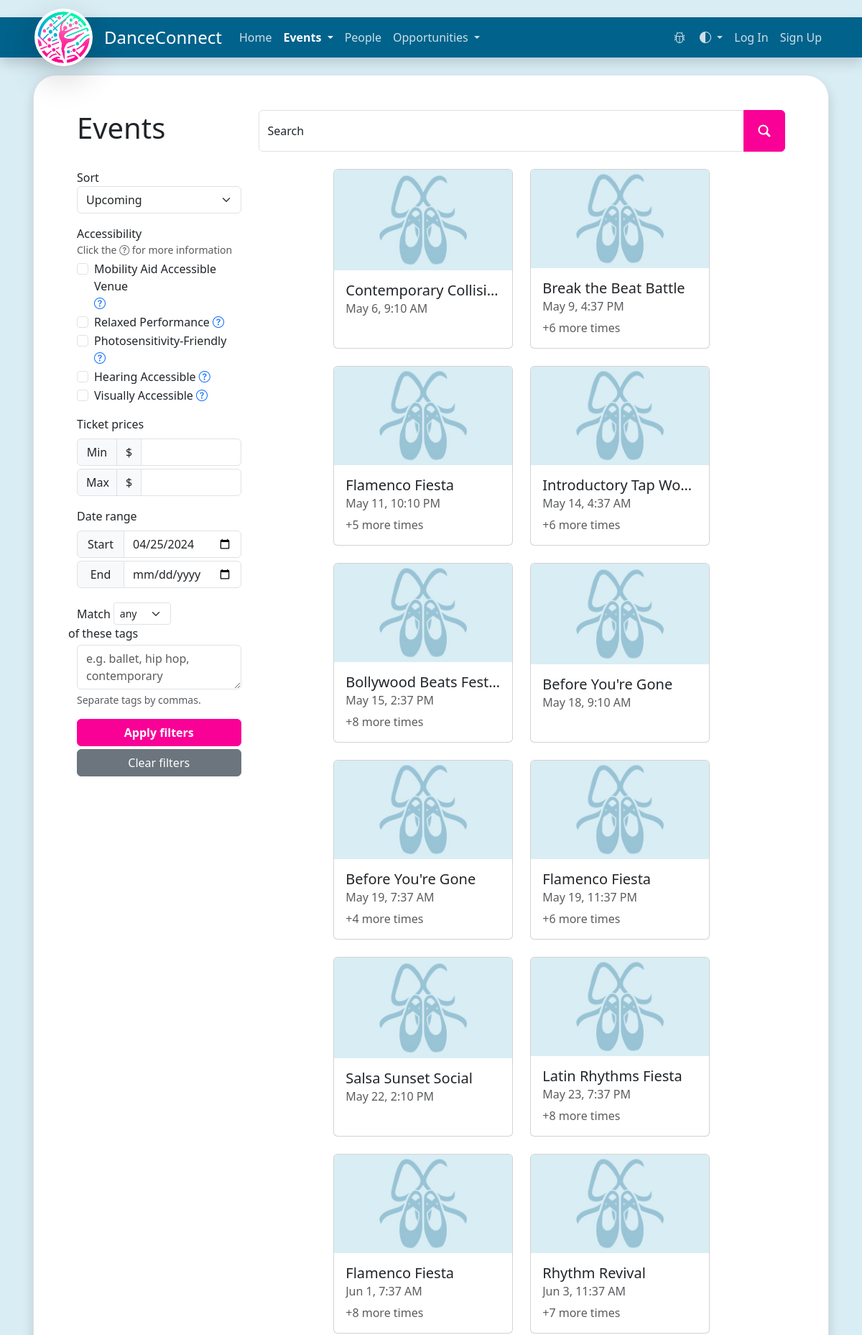
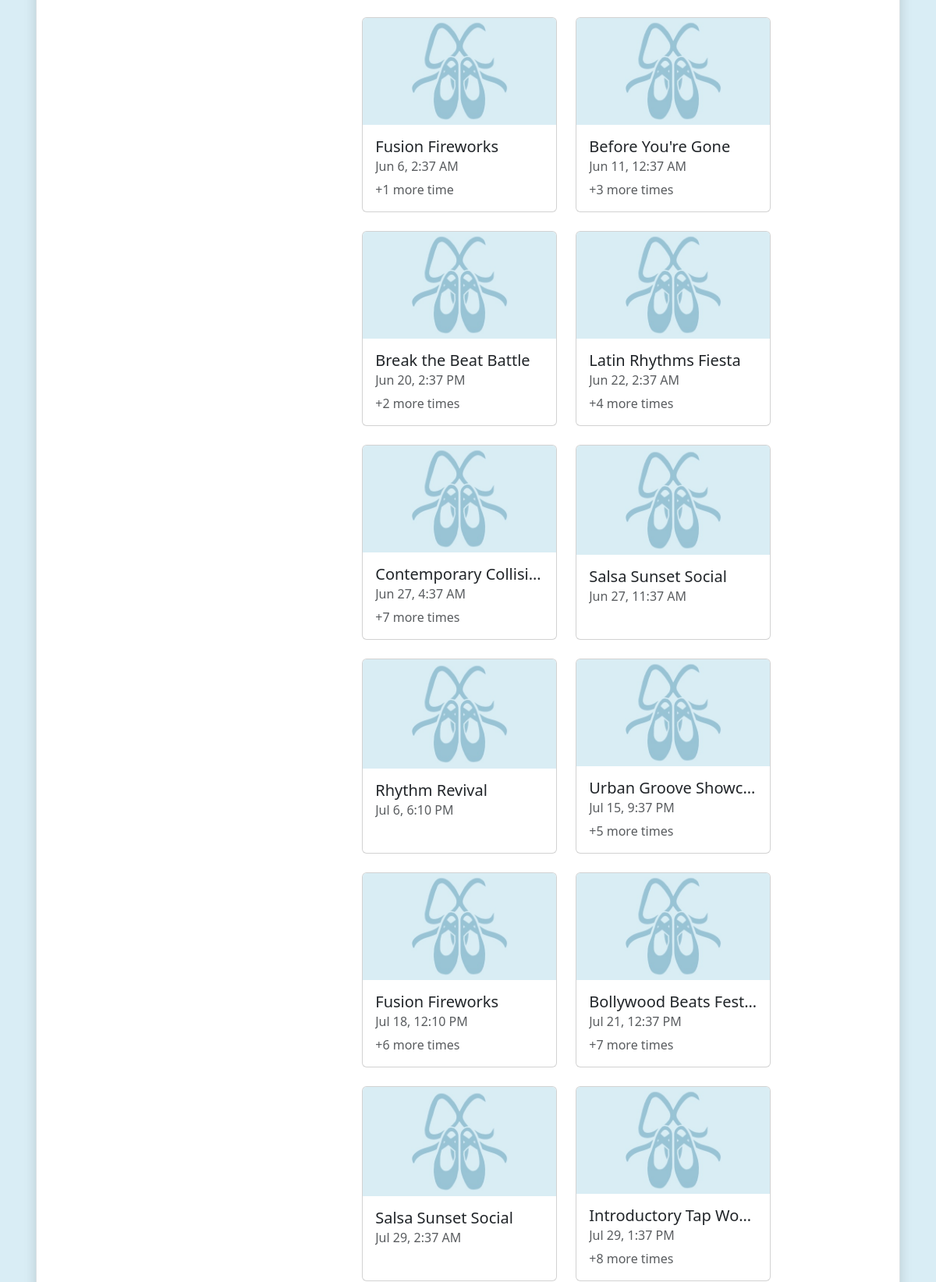
Screenshot of /events/ (upper part) with the database file from the repository (2 pictures, top to bottom).
### website/models/event/event.py (models this page shows)
class Event(db.Model):
    __tablename__ = "events"
    id: Mapped[int] = mapped_column(Integer, primary_key=True, nullable=False)
    organizer_id: Mapped[int] = mapped_column(
        Integer, ForeignKey('users.id'), nullable=False)
    organizer: Mapped["User"] = relationship(
        "User", back_populates="events_organized")
    title: Mapped[str]
    description: Mapped[str]
    url: Mapped[str]
    tags: Mapped[List['EventTag']] = relationship(
        'EventTag', secondary="event_tag_relationships", back_populates='events', cascade="all, delete")
    venue_name: Mapped[str]
    venue_address: Mapped[str]
    venue_is_mobility_aid_accessible: Mapped[bool] = mapped_column(Boolean)
    accessibility_notes: Mapped[str]
    min_ticket_price: Mapped[Optional[float]]
    max_ticket_price: Mapped[Optional[float]]
    occurrences: Mapped[List['EventOccurrence']] = relationship(
        'EventOccurrence', back_populates='event', order_by="asc(EventOccurrence.start_time)", cascade="all, delete-orphan")
    contributors: Mapped[List['User']] = relationship(
        'User', secondary="event_contributors", back_populates="events_contributed", viewonly=True)
    contributor_association: Mapped[List['EventContributor']] = relationship(
        'EventContributor', back_populates='event', cascade="all, delete-orphan")
    request_notifications: Mapped[List['EventRequestNotification']] = relationship(
        'EventRequestNotification', back_populates="event", cascade="all, delete-orphan")
    @hybrid_property
    def next_occurrence(self) -> Optional[EventOccurrence]:
        chronological_list = self.occurrences
        chronological_list.sort(
            key=lambda occurrence: occurrence.start_time)
        for occurrence in chronological_list:
            if occurrence.start_time > datetime.now():
                return occurrence
        return None

### website/routes/ui/events.py (the view)
@events.route('/', methods=['GET', 'POST'])
def events_list(calendar_view: bool = False):
    filters = EventFilterForm()
    if request.method == "POST":
        search = request.form.get("search") or ""
        filters.search.default = search
        if request.form.get("clear_filters") is None:
            sort = request.form.get("sort") or "upcoming"
            filters.sort.default = sort
            venue_is_mobility_aid_accessible = request.form.get(
                "venue_is_mobility_aid_accessible")
            if request.form.get("venue_is_mobility_aid_accessible") is not None:
                filters.venue_is_mobility_aid_accessible.default = venue_is_mobility_aid_accessible
            venue_is_mobility_aid_accessible = bool(
                venue_is_mobility_aid_accessible or False)
            is_relaxed_performance = request.form.get("is_relaxed_performance")
            if is_relaxed_performance is not None:
                filters.is_relaxed_performance.default = is_relaxed_performance
            is_relaxed_performance = bool(is_relaxed_performance or False)
            is_photosensitivity_friendly = request.form.get(
                "is_photosensitivity_friendly")
            if is_photosensitivity_friendly is not None:
                filters.is_photosensitivity_friendly.default = is_photosensitivity_friendly
            is_photosensitivity_friendly = bool(
                is_photosensitivity_friendly or False)
            is_hearing_accessible = request.form.get("is_hearing_accessible")
            if is_hearing_accessible is not None:
                filters.is_hearing_accessible.default = is_hearing_accessible
            is_hearing_accessible = bool(is_hearing_accessible or False)
            is_visually_accessible = request.form.get("is_visually_accessible")
            if is_visually_accessible is not None:
                filters.is_visually_accessible.default = is_visually_accessible
            is_visually_accessible = bool(is_visually_accessible or False)
            min_ticket_price = request.form.get("min_ticket_price")
            filters.min_ticket_price.default = min_ticket_price
            try:
                min_ticket_price = float(min_ticket_price)
            except Exception:
                min_ticket_price = None
            max_ticket_price = request.form.get("max_ticket_price")
            filters.max_ticket_price.default = max_ticket_price
            try:
                max_ticket_price = float(max_ticket_price)
            except Exception:
                max_ticket_price = None
            start_date = request.form.get("start_date")
            filters.start_date.default = start_date
            try:
                start_date = datetime.strptime(
                    f"{start_date} 00:00:00", "%Y-%m-%d %H:%M:%S")
            except Exception:
                start_date = datetime.now()
            end_date = request.form.get("end_date")
            filters.end_date.default = end_date
            try:
                end_date = datetime.strptime(
                    f"{end_date} 23:59:59", "%Y-%m-%d %H:%M:%S")
            except Exception:
                end_date = None
            tags = request.form.get("tags")
            filters.tags.default = tags
            match_all_tags = request.form.get("match_all_tags") or "any"
            filters.match_all_tags.default = match_all_tags
            tag_list = [tag.strip() for tag in tags.split(
                ",") if tag.strip() != ""] if tags else list()
            response = search_events(
                search=search,
                sort=sort,
                venue_is_mobility_aid_accessible=venue_is_mobility_aid_accessible,
                is_relaxed_performance=is_relaxed_performance,
                is_photosensitivity_friendly=is_photosensitivity_friendly,
                is_hearing_accessible=is_hearing_accessible,
                is_visually_accessible=is_visually_accessible,
                min_ticket_price=min_ticket_price,
                max_ticket_price=max_ticket_price,
                start_date=start_date,
                end_date=end_date,
                tags=tag_list,
                match_all_tags=match_all_tags
            )
        else:
            return redirect(url_for("events.events_list"))
    else:
        response = search_events()
    events = response.get("data") or []
    if calendar_view:
        return render_template("events-calendar.html", user=current_user, events=events, filters=filters)
    return render_template("events.html", user=current_user, events=events, filters=filters)

### website/__init__.py (called while the page is built)
def json_response(status_code: int, message: str, data: Any = None):
    if status_code < 200:
        response_type = "information"
    elif status_code < 300:
        response_type = "success"
    elif status_code < 400:
        response_type = "redirect"
    else:
        response_type = "error"
    output = {
        "response_type": response_type,
        "status_code": status_code,
        "message": message,
        "data": data
    }
    return output

### website/templates/events.html (shortened to what this page needs)
{% extends "filtered-list-view.html" %}
{% block header_text %}Events{% endblock %}
{% block filters %}
<div class="form-group mb-3">
    {{ filters.sort.label() }}
    {{ filters.sort() }}
</div>
<label class="form-label mb-0">Accessibility</label>
<div class="form-text mt-0 pt-0 mb-1">Click the <i class="bi bi-question-circle" aria-label="question mark icon"></i> for more information</div>
<div class="form-group mb-3">
    <div class="form-check">
        {{ filters.venue_is_mobility_aid_accessible() }}
        {{ filters.venue_is_mobility_aid_accessible.label(class_="form-check-label") }}
        <a data-bs-content="Events with venues that are listed as being fully accessible for individuals who use mobility aids, such as wheelchairs."
            tabindex="0" title="What does this mean?" class="text-link" role="button" data-bs-toggle="popover" data-bs-trigger="focus"
            data-bs-title="Mobility Aid Accessible Venue">
            <i class="bi bi-question-circle"></i>
        </a>
    </div>
    <div class="form-check">
        {{ filters.is_relaxed_performance() }}
        {{ filters.is_relaxed_performance.label(class_="form-check-label") }}
        <a data-bs-content="<p>Relaxed performances are adapted shows for those who find standard theater settings challenging. This can include changes to lighting and audio volume, as well as relaxing theatre &quot;rules&quot;.</p><a href='https://www.sensoryfriendly.net/sensory-relaxed-performances/#What-makes-a-performance-relaxed'
                    title='What is a relaxed performance?' target='_blank' rel='noopener noreferrer'>Click here to learn more.</a>" tabindex="0"
            title="What does this mean?" class="text-link" role="button" data-bs-toggle="popover" data-bs-trigger="focus"
            data-bs-title="Relaxed Performance" data-bs-html="true">
            <i class="bi bi-question-circle"></i>
        </a>
    </div>
    <div class="form-check">
        {{ filters.is_photosensitivity_friendly() }}
        {{ filters.is_photosensitivity_friendly.label(class_="form-check-label") }}
        <a data-bs-content="Any lighting effects used during photosensitivity-friendly events should be safe for individuals who experience photosensitivity."
            tabindex="0" title="What does this mean?" class="text-link" role="button" data-bs-toggle="popover" data-bs-trigger="focus"
            data-bs-title="Photosensitivity-Friendly">
            <i class="bi bi-question-circle"></i>
        </a>
    </div>
    <div class="form-check">
        {{ filters.is_hearing_accessible() }}
        {{ filters.is_hearing_accessible.label(class_="form-check-label") }}
        <a data-bs-content="Events that are hearing accessible are, or have been modified to be, accessible for individuals who are deaf or hard of hearing."
            tabindex="0" title="What does this mean?" class="text-link" role="button" data-bs-toggle="popover" data-bs-trigger="focus"
            data-bs-title="Hearing Accessible">
            <i class="bi bi-question-circle"></i>
        </a>
    </div>
    <div class="form-check">
        {{ filters.is_visually_accessible() }}
        {{ filters.is_visually_accessible.label(class_="form-check-label") }}
        <a data-bs-content="Events that are visually accessible are, or have been modified to be, accessible for individuals who are blind or have low vision."
            tabindex="0" title="What does this mean?" class="text-link" role="button" data-bs-toggle="popover" data-bs-trigger="focus"
            data-bs-title="Visually Accessible">
            <i class="bi bi-question-circle"></i>
        </a>
    </div>
</div>
<label class="form-label">Ticket prices</label>
<div class="form-group mb-3">
    <div class="input-group mb-1">
        <span class="input-group-text">
            <div class="text-center price-prefix">Min</div>
        </span>
        <span class="input-group-text">$</span>
        {{ filters.min_ticket_price() }}
    </div>
    <div class="input-group">
        <span class="input-group-text">
            <div class="text-center price-prefix">Max</div>
        </span>
        <span class="input-group-text">$</span>
        {{ filters.max_ticket_price() }}
    </div>
</div>
<label class="form-label">Date range</label>
<div class="form-group mb-3">
    <div class="input-group mb-1">
        <span class="input-group-text">
            <div class="text-center date-prefix">Start</div>
        </span>
        {{ filters.start_date() }}
    </div>
    <div class="input-group">
        <span class="input-group-text">
            <div class="text-center date-prefix">End</div>
        </span>
        {{ filters.end_date() }}
    </div>
</div>
<div class="form-group mb-3">
    <div class="row align-items-center py-1">
        <div class="col-auto pe-0 me-1">
            <label class="form-label m-0">Match</label>
        </div>
        <div class="col-auto px-0 me-1">
            {{ filters.match_all_tags() }}
        </div>
        <div class="col-auto ps-0">
            <label class="form-label m-0">of these tags</label>
        </div>
    </div>
    {{ filters.tags() }}
    <div id="tags-help-block" class="form-text">{{ filters.tags.description }}</div>
</div>
{% endblock %}
{% block items_to_list %}
{% from "macros.html" import grid_item %}
{% for event, occurrence_count in events %}
<div class="col-auto mx-xxl-2 mx-xl-0">
    {{ grid_item(
        image_src=url_for('static',
        filename='images/placeholder.jpg'),
        title=event.title,
        subtitle=(event.next_occurrence.start_time.strftime("%b %e, %-I:%M %p") if event.next_occurrence else ""),
        text=("+"+((occurrence_count-1)|string)+" more time" if occurrence_count != 1 else "") + ("s" if occurrence_count > 2 else ""),
        href=url_for('events.event_details',
        event_id=event.id)
    ) }}
</div>
{% endfor %}
{% endblock %}

### website/templates/macros.html (shortened to what this page needs)
{% macro grid_item(image_src, title, subtitle, text, href) %}
<div class="card grid-card mb-2">
    <a href="{{ href }}" class="overflow-hidden ratio ratio-16x9"><img src="{{ image_src }}" class="card-img-top"
            alt="Image preview for {{ title }}"></a>
    <div class="card-body">
        <div class="stretched-link-container">
            <h5 class="card-title text-truncate">{{ title }}</h5>
            {% if subtitle %}
            <h6 class="card-subtitle mb-2 text-muted text-truncate">{{ subtitle }}</h6>
            {% endif %}
            {% if text %}
            <p class="card-text text-truncate text-muted pb-0 mb-0">{{ text }}</p>
            {% endif %}
        </div>
    </div>
</div>
{% endmacro %}

### website/static/style/base.css (style rules this page uses)
:root { --pink: #f90096; --dark-pink: #ab274f; --nav-background: #01628B; --nav-highlight: #43a5cf; --background-blue: 217, 237, 245; --filters-background: #f8f9fa; scroll-behavior: smooth; }
body { background-color: rgb(var(--background-blue)); }
.btn-primary { --bs-btn-color: #fff; --bs-btn-bg: var(--pink); --bs-btn-border-color: var(--pink); --bs-btn-hover-color: #fff; --bs-btn-hover-bg: var(--dark-pink); --bs-btn-hover-border-color: var(--dark-pink); --bs-btn-focus-shadow-rgb: 49, 132, 253; --bs-btn-active-color: #fff; --bs-btn-active-bg: var(--dark-pink); --bs-btn-active-border-color: var(--dark-pink); --bs-btn-active-shadow: inset 0 3px 5px rgba(0, 0, 0, 0.125); --bs-btn-disabled-color: #fff; --bs-btn-disabled-bg: var(--pink); --bs-btn-disabled-border-color: var(--pink); font-weight: bold; }
.card-img-top { object-fit: cover; }
.price-prefix { width: 30px; }
.date-prefix { width: 40px; }
.grid-card { width: 250px; height: 250px; }
.stretched-link-container { transform: rotate(0); }

### rows the page displays
Event: title "Contemporary Collisi…", subtitle "May 6, 9:10 AM"
Event: title "Break the Beat Battle", subtitle "May 9, 4:37 PM", text "+6 more times"
Event: title "Flamenco Fiesta", subtitle "May 11, 10:10 PM", text "+5 more times"
Event: title "Introductory Tap Wo…", subtitle "May 14, 4:37 AM", text "+6 more times"
Event: title "Bollywood Beats Fest…", subtitle "May 15, 2:37 PM", text "+8 more times"
Event: title "Before You're Gone", subtitle "May 18, 9:10 AM"
Event: title "Before You're Gone", subtitle "May 19, 7:37 AM", text "+4 more times"
Event: title "Flamenco Fiesta", subtitle "May 19, 11:37 PM", text "+6 more times"
Event: title "Salsa Sunset Social", subtitle "May 22, 2:10 PM"
Event: title "Latin Rhythms Fiesta", subtitle "May 23, 7:37 PM", text "+8 more times"
Event: title "Flamenco Fiesta", subtitle "Jun 1, 7:37 AM", text "+8 more times"
Event: title "Rhythm Revival", subtitle "Jun 3, 11:37 AM", text "+7 more times"
Event: title "Fusion Fireworks", subtitle "Jun 6, 2:37 AM", text "+1 more time"
Event: title "Before You're Gone", subtitle "Jun 11, 12:37 AM", text "+3 more times"
Event: title "Break the Beat Battle", subtitle "Jun 20, 2:37 PM", text "+2 more times"
Event: title "Latin Rhythms Fiesta", subtitle "Jun 22, 2:37 AM", text "+4 more times"
Event: title "Contemporary Collisi…", subtitle "Jun 27, 4:37 AM", text "+7 more times"
Event: title "Salsa Sunset Social", subtitle "Jun 27, 11:37 AM"
Event: title "Rhythm Revival", subtitle "Jul 6, 6:10 PM"
Event: title "Urban Groove Showc…", subtitle "Jul 15, 9:37 PM", text "+5 more times"
Event: title "Fusion Fireworks", subtitle "Jul 18, 12:10 PM", text "+6 more times"
Event: title "Bollywood Beats Fest…", subtitle "Jul 21, 12:37 PM", text "+7 more times"
Event: title "Salsa Sunset Social", subtitle "Jul 29, 2:37 AM"
Event: title "Introductory Tap Wo…", subtitle "Jul 29, 1:37 PM", text "+8 more times"

### other values shown
{{ filters.sort.label() }} "Sort"
{{ filters.is_relaxed_performance.label(class_="form-check-label") }} "Relaxed Performance"
{{ filters.is_photosensitivity_friendly.label(class_="form-check-label") }} "Photosensitivity-Friendly"
{{ filters.is_hearing_accessible.label(class_="form-check-label") }} "Hearing Accessible"
{{ filters.is_visually_accessible.label(class_="form-check-label") }} "Visually Accessible"
{{ filters.tags.description }} "Separate tags by commas."
